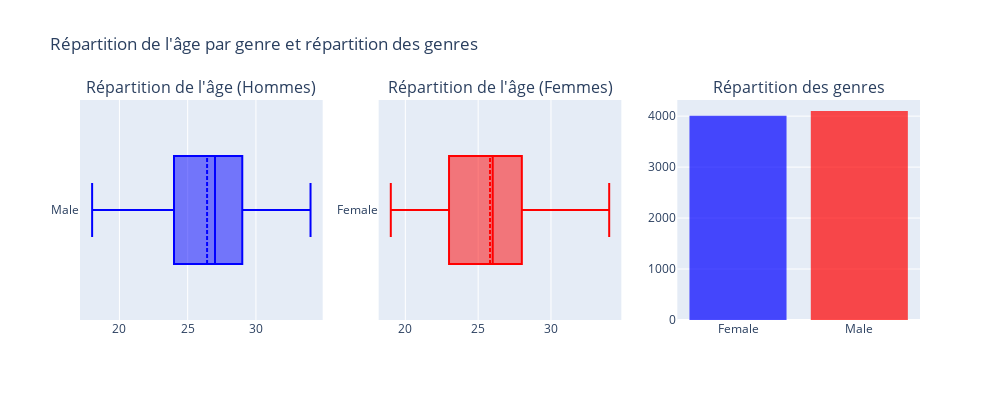

The code cell stored with this chart in its notebook:
### Code cell
# Créer une figure avec une disposition de sous-tracés 
fig = make_subplots(rows=1, cols=3, subplot_titles=("Répartition de l'âge (Hommes)", "Répartition de l'âge (Femmes)", "Répartition des genres"))

# Filtrer les données pour les hommes et les femmes
df_male = df[df['gender'] == 'Male']
df_female = df[df['gender'] == 'Female']

# Ajouter un diagramme en boîte pour l'âge des hommes
fig.add_trace(
    go.Box(
        x=df_male['age'],
        marker_color='blue',  # Couleur bleue pour les hommes
        boxmean=True,
        name='Male'  # Légende pour les hommes
    ),
    row=1, col=1
)

# Ajouter un diagramme en boîte pour l'âge des femmes
fig.add_trace(
    go.Box(
        x=df_female['age'],
        marker_color='red',  # Couleur rouge pour les femmes
        boxmean=True,
        name='Female'  # Légende pour les femmes
    ),
    row=1, col=2
)

# Ajouter un histogramme pour la répartition des genres
fig.add_trace(
    go.Histogram(
        x=df['gender'],
        marker_color=['blue', 'red'],  # Couleurs pour les hommes et les femmes
        opacity=0.7,  # Opacité des barres
        name='Gender'  # Légende pour la répartition des genres
    ),
    row=1, col=3
)

# Mettre en place la mise en page
fig.update_layout(
    title="Répartition de l'âge par genre et répartition des genres",
    showlegend=False,
    height=400,
    width=1000
)

fig.show()

### Figure 1 — Plotly figure (JSON) as saved in the notebook; plotly's stock layout.template omitted (floating-point values rounded to 4 significant figures; data arrays with more than 128 entries replaced by an {"elided": "..."} marker saying what was removed)
{"data": [{"boxmean": true, "marker": {"color": "blue"}, "name": "Male", "type": "box", "x": {"elided": "4101 int values"}, "xaxis": "x", "yaxis": "y"}, {"boxmean": true, "marker": {"color": "red"}, "name": "Female", "type": "box", "x": {"elided": "4009 int values"}, "xaxis": "x2", "yaxis": "y2"}, {"marker": {"color": ["blue", "red"]}, "name": "Gender", "opacity": 0.7, "type": "histogram", "x": {"elided": "8110 str values"}, "xaxis": "x3", "yaxis": "y3"}], "layout": {"annotations": [{"font": {"size": 16}, "showarrow": false, "text": "Répartition de l'âge (Hommes)", "x": 0.1444, "xanchor": "center", "xref": "paper", "y": 1, "yanchor": "bottom", "yref": "paper"}, {"font": {"size": 16}, "showarrow": false, "text": "Répartition de l'âge (Femmes)", "x": 0.5, "xanchor": "center", "xref": "paper", "y": 1, "yanchor": "bottom", "yref": "paper"}, {"font": {"size": 16}, "showarrow": false, "text": "Répartition des genres", "x": 0.8556, "xanchor": "center", "xref": "paper", "y": 1, "yanchor": "bottom", "yref": "paper"}], "height": 400, "showlegend": false, "title": {"text": "Répartition de l'âge par genre et répartition des genres"}, "width": 1000, "xaxis": {"anchor": "y", "domain": [0, 0.2889]}, "xaxis2": {"anchor": "y2", "domain": [0.3556, 0.6444]}, "xaxis3": {"anchor": "y3", "domain": [0.7111, 1]}, "yaxis": {"anchor": "x", "domain": [0, 1]}, "yaxis2": {"anchor": "x2", "domain": [0, 1]}, "yaxis3": {"anchor": "x3", "domain": [0, 1]}}}
